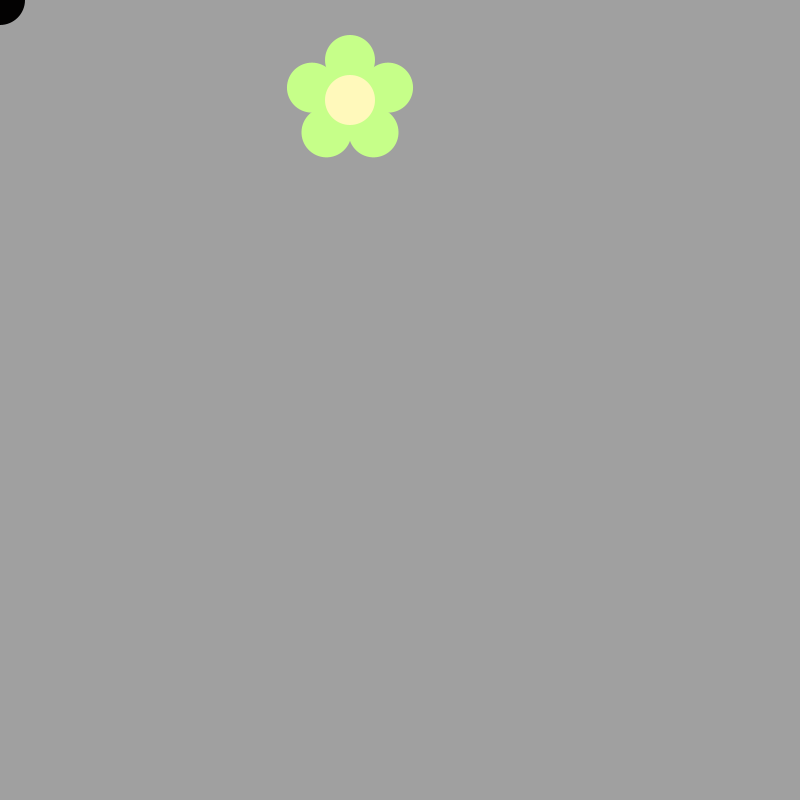
Frame 1 (no input)
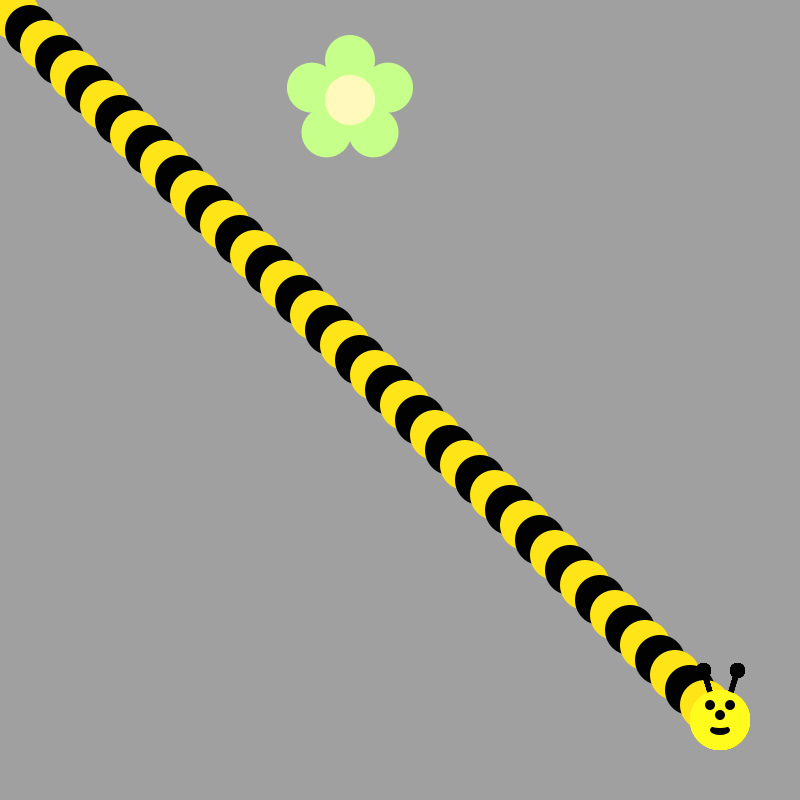
Frame 60 (the mouse pressed at the canvas centre just before this capture)
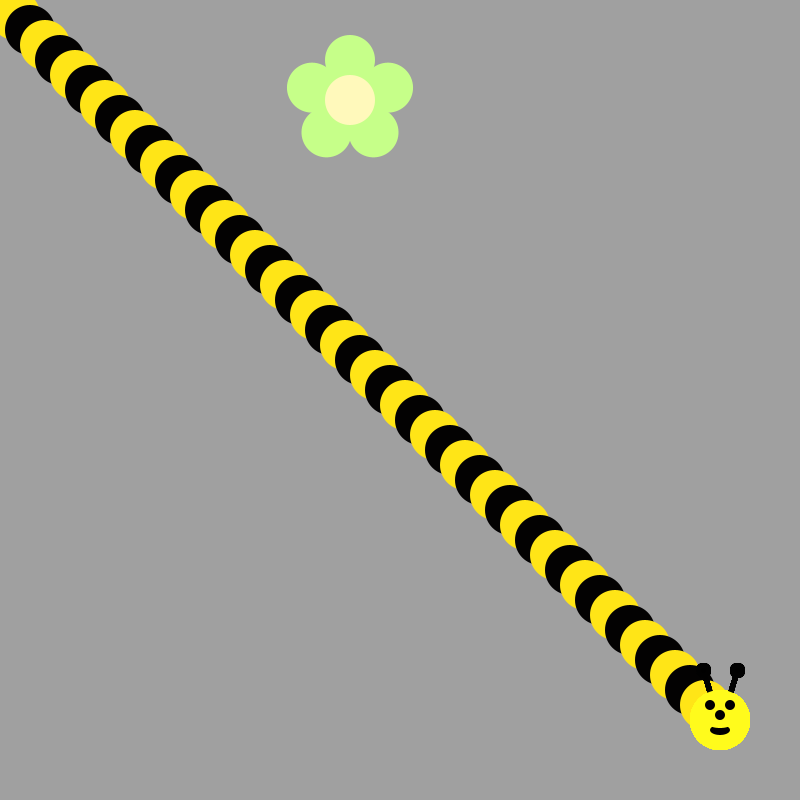
Frame 120 (the mouse held since frame 60 and released just before this capture)

The Processing sketch that drew these frames (run headless with seeded random() and noise(); from frame 60 on, the mouse is pressed at the canvas centre):

// Processing sketch: bumble_bee
// ── bumble_bee.pde
int x = 0;
int a=0;
void draw() {
/*Use a loop to make a body for the Bee!
Then put his head on using drawBeeFace(x,y)
Use Modulo to make the colors alternate 
*/
if(x<=width-85){
  if(a%2==0){
    fill(#030202);
  } else{
    fill(#FFE517);
  }
ellipse(x,x,50,50);
a++;
x+=15;
}
else      drawBeeFace(x,x);
}

void drawFlower(int x, int y) {
     noStroke();
     translate(x, y);
     // draw 5 petals, rotating after each one<
     fill(#c6ff89);      // green
      for (int i = 0; i < 5; i++) {
           ellipse(0, -40, 50, 50);
          rotate(radians(72));
     }
     fill(#fff9bb); // light yellow
     ellipse(0, 0, 50, 50);
} 
void drawBeeFace(int BeeFaceX, int BeeFaceY) {
     noStroke();
     fill(0, 0, 0);
     stroke(1);
     strokeWeight(5);
     line(BeeFaceX-10, BeeFaceY-27, BeeFaceX-17, BeeFaceY-50);
     line(BeeFaceX+10, BeeFaceY-27, BeeFaceX+17, BeeFaceY-50);
     ellipse(BeeFaceX-17, BeeFaceY-50, 10, 10);
     ellipse(BeeFaceX+17, BeeFaceY-50, 10, 10);
     noStroke();
     fill(255, 251, 28);
     ellipse(BeeFaceX, BeeFaceY, 60, 60); // face
     fill(255, 237, 209);
     fill(0,0,0);
      ellipse(BeeFaceX-10, BeeFaceY-15, 10, 10); // eyes
     ellipse(BeeFaceX+10, BeeFaceY-15, 10, 10);
      ellipse(BeeFaceX, BeeFaceY-5, 10, 10); // nose
      ellipse(BeeFaceX, BeeFaceY+10, 20, 10);// mouth
     fill(255, 251, 28);
     ellipse(BeeFaceX, BeeFaceY+5, 20, 6);

}

void setup() {
     ellipseMode(CENTER);
     size(800, 800);
     background(160, 160, 160);
      drawFlower(350, 100);

}
